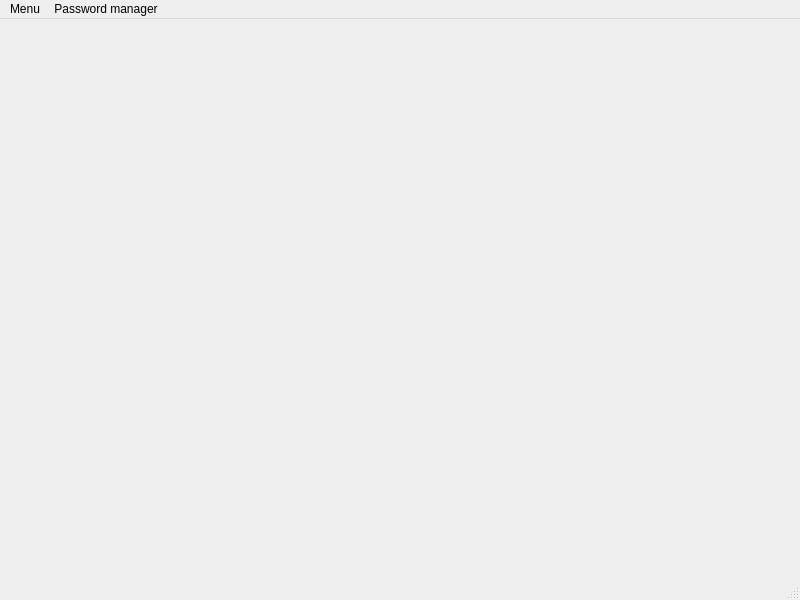
<?xml version="1.0" encoding="UTF-8"?>
<ui version="4.0">
 <class>MainWindow</class>
 <widget class="QMainWindow" name="MainWindow">
  <property name="geometry">
   <rect>
    <x>0</x>
    <y>0</y>
    <width>800</width>
    <height>600</height>
   </rect>
  </property>
  <property name="windowTitle">
   <string>MainWindow</string>
  </property>
  <widget class="QWidget" name="centralwidget">
   <layout class="QHBoxLayout" name="horizontalLayout">
    <item>
     <layout class="QVBoxLayout" name="verticalLayout_2"/>
    </item>
   </layout>
  </widget>
  <widget class="QMenuBar" name="menubar">
   <property name="geometry">
    <rect>
     <x>0</x>
     <y>0</y>
     <width>800</width>
     <height>21</height>
    </rect>
   </property>
   <widget class="QMenu" name="menuMenu">
    <property name="title">
     <string>Menu</string>
    </property>
    <addaction name="actionAdd"/>
    <addaction name="actionNov_p_ihl_en"/>
   </widget>
   <widget class="QMenu" name="menuSpr_vce_hesel">
    <property name="title">
     <string>Password manager</string>
    </property>
    <addaction name="actionP_idat"/>
   </widget>
   <addaction name="menuMenu"/>
   <addaction name="menuSpr_vce_hesel"/>
  </widget>
  <widget class="QStatusBar" name="statusbar"/>
  <action name="actionAdd">
   <property name="text">
    <string>Add user</string>
   </property>
  </action>
  <action name="actionNov_p_ihl_en">
   <property name="text">
    <string>New login</string>
   </property>
  </action>
  <action name="actionP_idat">
   <property name="text">
    <string>Add</string>
   </property>
  </action>
 </widget>
 <resources/>
 <connections/>
</ui>
